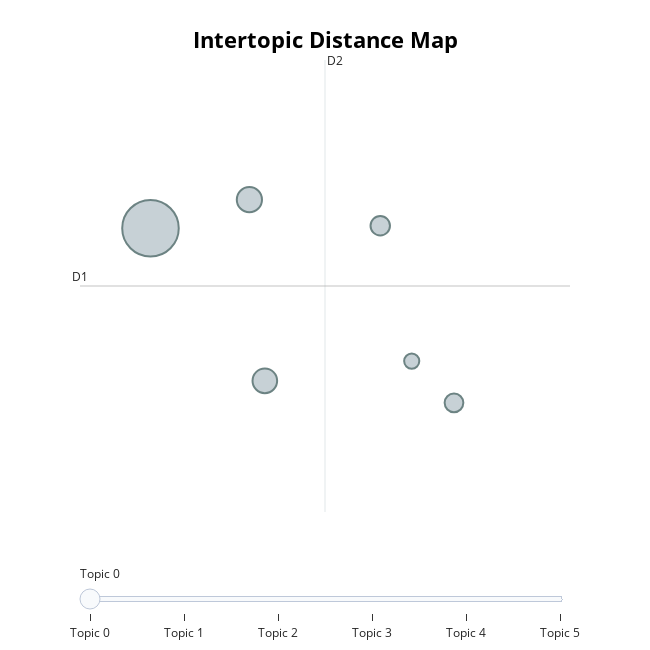

The cell this chart's notebook holds for it:
### Code cell
topic_model.visualize_topics()

### Figure 1 — Plotly figure (JSON) as saved in the notebook; plotly's stock layout.template omitted (floating-point values rounded to 4 significant figures)
{"data": [{"customdata": [[0, "climate | must | change | sunak | world", 237], [1, "egypt | climate | crisis | global | pm", 47], [2, "sheikh | sharm | el | summit | climate", 45], [3, "alaa | strike | prison | water | fattah", 28], [4, "cop | today | friends | due | work", 26], [5, "private | jets | coca | cola | plastic", 17]], "hovertemplate": "<b>Topic %{customdata[0]}</b><br>Words: %{customdata[1]}<br>Size: %{customdata[2]}", "legendgroup": "", "marker": {"color": "#B0BEC5", "line": {"color": "DarkSlateGrey", "width": 2}, "size": [237, 47, 45, 28, 26, 17], "sizemode": "area", "sizeref": 0.1481, "symbol": "circle"}, "mode": "markers", "name": "", "orientation": "v", "showlegend": false, "type": "scatter", "x": [1.931, 2.337, 2.401, 2.875, 3.178, 3.004], "xaxis": "x", "y": [18.77, 19.36, 15.59, 18.82, 15.14, 16.01], "yaxis": "y"}], "layout": {"annotations": [{"showarrow": false, "text": "D1", "x": 1.641, "y": 17.57, "yshift": 10}, {"showarrow": false, "text": "D2", "x": 2.648, "xshift": 10, "y": 22.27}], "height": 650, "hoverlabel": {"bgcolor": "white", "font": {"family": "Rockwell", "size": 16}}, "legend": {"itemsizing": "constant", "tracegroupgap": 0}, "margin": {"t": 60}, "shapes": [{"line": {"color": "#CFD8DC", "width": 2}, "type": "line", "x0": 2.648, "x1": 2.648, "y0": 12.87, "y1": 22.27}, {"line": {"color": "#9E9E9E", "width": 2}, "type": "line", "x0": 1.641, "x1": 3.655, "y0": 17.57, "y1": 17.57}], "sliders": [{"active": 0, "pad": {"t": 50}, "steps": [{"args": [{"marker.color": [["red", "#B0BEC5", "#B0BEC5", "#B0BEC5", "#B0BEC5", "#B0BEC5"]]}], "label": "Topic 0", "method": "update"}, {"args": [{"marker.color": [["#B0BEC5", "red", "#B0BEC5", "#B0BEC5", "#B0BEC5", "#B0BEC5"]]}], "label": "Topic 1", "method": "update"}, {"args": [{"marker.color": [["#B0BEC5", "#B0BEC5", "red", "#B0BEC5", "#B0BEC5", "#B0BEC5"]]}], "label": "Topic 2", "method": "update"}, {"args": [{"marker.color": [["#B0BEC5", "#B0BEC5", "#B0BEC5", "red", "#B0BEC5", "#B0BEC5"]]}], "label": "Topic 3", "method": "update"}, {"args": [{"marker.color": [["#B0BEC5", "#B0BEC5", "#B0BEC5", "#B0BEC5", "red", "#B0BEC5"]]}], "label": "Topic 4", "method": "update"}, {"args": [{"marker.color": [["#B0BEC5", "#B0BEC5", "#B0BEC5", "#B0BEC5", "#B0BEC5", "red"]]}], "label": "Topic 5", "method": "update"}]}], "title": {"font": {"color": "Black", "size": 22}, "text": "<b>Intertopic Distance Map", "x": 0.5, "xanchor": "center", "y": 0.95, "yanchor": "top"}, "width": 650, "xaxis": {"anchor": "y", "domain": [0, 1], "range": [1.641, 3.655], "title": {"text": ""}, "visible": false}, "yaxis": {"anchor": "x", "domain": [0, 1], "range": [12.87, 22.27], "title": {"text": ""}, "visible": false}}}
